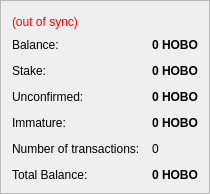
        <widget class="QFrame" name="frame">
         <property name="frameShape">
          <enum>QFrame::StyledPanel</enum>
         </property>
         <property name="frameShadow">
          <enum>QFrame::Raised</enum>
         </property>
         <layout class="QVBoxLayout" name="verticalLayout_4">
          <item>
           <layout class="QHBoxLayout" name="horizontalLayout_4">
            <item>
             <widget class="QLabel" name="labelWalletStatus">
              <property name="toolTip">
               <string>The displayed information may be out of date. Your wallet automatically synchronizes with the Bitcoin network after a connection is established, but this process has not completed yet.</string>
              </property>
              <property name="styleSheet">
               <string notr="true">QLabel { color: red; }</string>
              </property>
              <property name="text">
               <string notr="true">(out of sync)</string>
              </property>
              <property name="alignment">
               <set>Qt::AlignLeading|Qt::AlignLeft|Qt::AlignVCenter</set>
              </property>
             </widget>
            </item>
            <item>
             <spacer name="horizontalSpacer_2">
              <property name="orientation">
               <enum>Qt::Horizontal</enum>
              </property>
              <property name="sizeHint" stdset="0">
               <size>
                <width>40</width>
                <height>20</height>
               </size>
              </property>
             </spacer>
            </item>
           </layout>
          </item>
          <item>
           <layout class="QFormLayout" name="formLayout_2">
            <property name="fieldGrowthPolicy">
             <enum>QFormLayout::AllNonFixedFieldsGrow</enum>
            </property>
            <property name="horizontalSpacing">
             <number>12</number>
            </property>
            <property name="verticalSpacing">
             <number>12</number>
            </property>
            <item row="0" column="0">
             <widget class="QLabel" name="label">
              <property name="text">
               <string>Balance:</string>
              </property>
             </widget>
            </item>
            <item row="0" column="1">
             <widget class="QLabel" name="labelBalance">
              <property name="font">
               <font>
                <weight>75</weight>
                <bold>true</bold>
               </font>
              </property>
              <property name="cursor">
               <cursorShape>IBeamCursor</cursorShape>
              </property>
              <property name="toolTip">
               <string>Your current balance</string>
              </property>
              <property name="text">
               <string notr="true">0 HOBO</string>
              </property>
              <property name="textInteractionFlags">
               <set>Qt::LinksAccessibleByMouse|Qt::TextSelectableByKeyboard|Qt::TextSelectableByMouse</set>
              </property>
             </widget>
            </item>
            <item row="1" column="0">
             <widget class="QLabel" name="label_6">
              <property name="text">
               <string>Stake:</string>
              </property>
             </widget>
            </item>
            <item row="1" column="1">
             <widget class="QLabel" name="labelStake">
              <property name="font">
               <font>
                <weight>75</weight>
                <bold>true</bold>
               </font>
              </property>
              <property name="cursor">
               <cursorShape>IBeamCursor</cursorShape>
              </property>
              <property name="toolTip">
               <string>Total of coins that was staked, and do not yet count toward the current balance</string>
              </property>
              <property name="text">
               <string notr="true">0 HOBO</string>
              </property>
              <property name="textInteractionFlags">
               <set>Qt::LinksAccessibleByMouse|Qt::TextSelectableByKeyboard|Qt::TextSelectableByMouse</set>
              </property>
             </widget>
            </item>
            <item row="2" column="0">
             <widget class="QLabel" name="label_3">
              <property name="text">
               <string>Unconfirmed:</string>
              </property>
             </widget>
            </item>
            <item row="2" column="1">
             <widget class="QLabel" name="labelUnconfirmed">
              <property name="font">
               <font>
                <weight>75</weight>
                <bold>true</bold>
               </font>
              </property>
              <property name="cursor">
               <cursorShape>IBeamCursor</cursorShape>
              </property>
              <property name="toolTip">
               <string>Total of transactions that have yet to be confirmed, and do not yet count toward the current balance</string>
              </property>
              <property name="text">
               <string notr="true">0 HOBO</string>
              </property>
              <property name="textInteractionFlags">
               <set>Qt::LinksAccessibleByMouse|Qt::TextSelectableByKeyboard|Qt::TextSelectableByMouse</set>
              </property>
             </widget>
            </item>
            <item row="4" column="0">
             <widget class="QLabel" name="label_2">
              <property name="text">
               <string>Number of transactions:</string>
              </property>
             </widget>
            </item>
            <item row="4" column="1">
             <widget class="QLabel" name="labelNumTransactions">
              <property name="toolTip">
               <string>Total number of transactions in wallet</string>
              </property>
              <property name="text">
               <string notr="true">0</string>
              </property>
             </widget>
            </item>
            <item row="3" column="0">
             <widget class="QLabel" name="labelImmatureText">
              <property name="text">
               <string>Immature:</string>
              </property>
             </widget>
            </item>
            <item row="3" column="1">
             <widget class="QLabel" name="labelImmature">
              <property name="font">
               <font>
                <weight>75</weight>
                <bold>true</bold>
               </font>
              </property>
              <property name="toolTip">
               <string>Mined balance that has not yet matured</string>
              </property>
              <property name="text">
               <string notr="true">0 HOBO</string>
              </property>
              <property name="textInteractionFlags">
               <set>Qt::LinksAccessibleByMouse|Qt::TextSelectableByKeyboard|Qt::TextSelectableByMouse</set>
              </property>
             </widget>
            </item>
            <item row="7" column="0">
             <widget class="QLabel" name="labelTotBalanceText">
              <property name="text">
               <string>Total Balance:</string>
              </property>
             </widget>
            </item>
            <item row="7" column="1">
             <widget class="QLabel" name="labelTotBalance">
              <property name="font">
               <font>
                <weight>75</weight>
                <bold>true</bold>
               </font>
              </property>
              <property name="cursor">
               <cursorShape>IBeamCursor</cursorShape>
              </property>
              <property name="toolTip">
               <string>Your current total balance of all loaded wallet</string>
              </property>
              <property name="text">
               <string notr="true">0 HOBO</string>
              </property>
              <property name="textInteractionFlags">
               <set>Qt::LinksAccessibleByMouse|Qt::TextSelectableByKeyboard|Qt::TextSelectableByMouse</set>
              </property>
             </widget>
            </item>
           </layout>
          </item>
         </layout>
        </widget>
